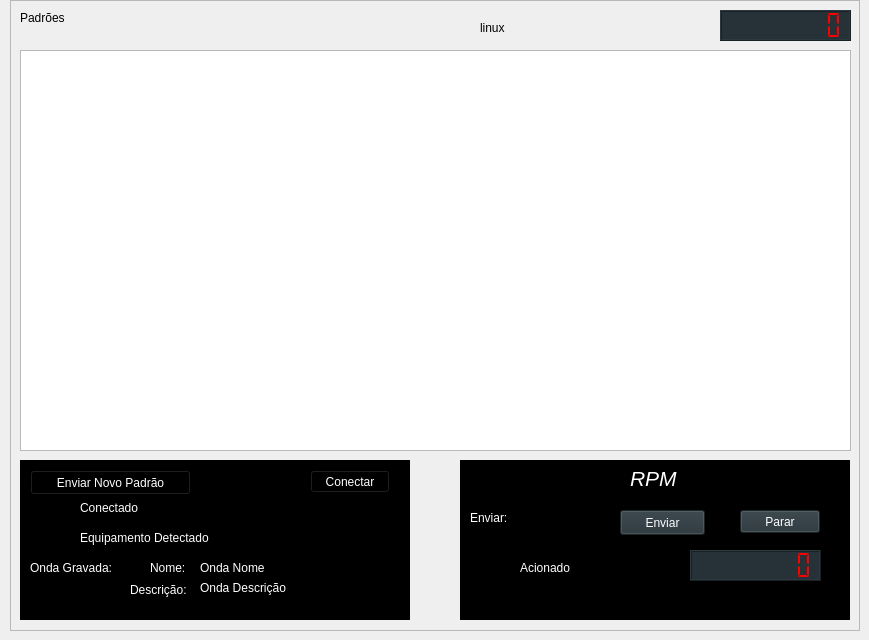
    <widget class="QWidget" name="tabPrincipal">
     <attribute name="title">
      <string>Principal</string>
     </attribute>
     <widget class="QFrame" name="frame">
      <property name="enabled">
       <bool>true</bool>
      </property>
      <property name="geometry">
       <rect>
        <x>10</x>
        <y>0</y>
        <width>850</width>
        <height>631</height>
       </rect>
      </property>
      <property name="sizePolicy">
       <sizepolicy hsizetype="Expanding" vsizetype="Expanding">
        <horstretch>0</horstretch>
        <verstretch>0</verstretch>
       </sizepolicy>
      </property>
      <property name="styleSheet">
       <string notr="true"/>
      </property>
      <property name="frameShape">
       <enum>QFrame::StyledPanel</enum>
      </property>
      <property name="frameShadow">
       <enum>QFrame::Raised</enum>
      </property>
      <widget class="QLabel" name="label">
       <property name="geometry">
        <rect>
         <x>10</x>
         <y>10</y>
         <width>71</width>
         <height>16</height>
        </rect>
       </property>
       <property name="text">
        <string>Padrões </string>
       </property>
      </widget>
      <widget class="QLCDNumber" name="lcdTime">
       <property name="geometry">
        <rect>
         <x>710</x>
         <y>10</y>
         <width>131</width>
         <height>31</height>
        </rect>
       </property>
       <property name="palette">
        <palette>
         <active>
          <colorrole role="WindowText">
           <brush brushstyle="SolidPattern">
            <color alpha="255">
             <red>255</red>
             <green>0</green>
             <blue>0</blue>
            </color>
           </brush>
          </colorrole>
          <colorrole role="Button">
           <brush brushstyle="SolidPattern">
            <color alpha="255">
             <red>38</red>
             <green>50</green>
             <blue>56</blue>
            </color>
           </brush>
          </colorrole>
          <colorrole role="Text">
           <brush brushstyle="SolidPattern">
            <color alpha="255">
             <red>255</red>
             <green>0</green>
             <blue>0</blue>
            </color>
           </brush>
          </colorrole>
          <colorrole role="ButtonText">
           <brush brushstyle="SolidPattern">
            <color alpha="255">
             <red>255</red>
             <green>0</green>
             <blue>0</blue>
            </color>
           </brush>
          </colorrole>
          <colorrole role="Base">
           <brush brushstyle="SolidPattern">
            <color alpha="255">
             <red>38</red>
             <green>50</green>
             <blue>56</blue>
            </color>
           </brush>
          </colorrole>
          <colorrole role="Window">
           <brush brushstyle="SolidPattern">
            <color alpha="255">
             <red>38</red>
             <green>50</green>
             <blue>56</blue>
            </color>
           </brush>
          </colorrole>
          <colorrole role="PlaceholderText">
           <brush brushstyle="NoBrush">
            <color alpha="128">
             <red>255</red>
             <green>0</green>
             <blue>0</blue>
            </color>
           </brush>
          </colorrole>
         </active>
         <inactive>
          <colorrole role="WindowText">
           <brush brushstyle="SolidPattern">
            <color alpha="255">
             <red>255</red>
             <green>0</green>
             <blue>0</blue>
            </color>
           </brush>
          </colorrole>
          <colorrole role="Button">
           <brush brushstyle="SolidPattern">
            <color alpha="255">
             <red>38</red>
             <green>50</green>
             <blue>56</blue>
            </color>
           </brush>
          </colorrole>
          <colorrole role="Text">
           <brush brushstyle="SolidPattern">
            <color alpha="255">
             <red>255</red>
             <green>0</green>
             <blue>0</blue>
            </color>
           </brush>
          </colorrole>
          <colorrole role="ButtonText">
           <brush brushstyle="SolidPattern">
            <color alpha="255">
             <red>255</red>
             <green>0</green>
             <blue>0</blue>
            </color>
           </brush>
          </colorrole>
          <colorrole role="Base">
           <brush brushstyle="SolidPattern">
            <color alpha="255">
             <red>38</red>
             <green>50</green>
             <blue>56</blue>
            </color>
           </brush>
          </colorrole>
          <colorrole role="Window">
           <brush brushstyle="SolidPattern">
            <color alpha="255">
             <red>38</red>
             <green>50</green>
             <blue>56</blue>
            </color>
           </brush>
          </colorrole>
          <colorrole role="PlaceholderText">
           <brush brushstyle="NoBrush">
            <color alpha="128">
             <red>255</red>
             <green>0</green>
             <blue>0</blue>
            </color>
           </brush>
          </colorrole>
         </inactive>
         <disabled>
          <colorrole role="WindowText">
           <brush brushstyle="SolidPattern">
            <color alpha="255">
             <red>255</red>
             <green>0</green>
             <blue>0</blue>
            </color>
           </brush>
          </colorrole>
          <colorrole role="Button">
           <brush brushstyle="SolidPattern">
            <color alpha="255">
             <red>38</red>
             <green>50</green>
             <blue>56</blue>
            </color>
           </brush>
          </colorrole>
          <colorrole role="Text">
           <brush brushstyle="SolidPattern">
            <color alpha="255">
             <red>255</red>
             <green>0</green>
             <blue>0</blue>
            </color>
           </brush>
          </colorrole>
          <colorrole role="ButtonText">
           <brush brushstyle="SolidPattern">
            <color alpha="255">
             <red>255</red>
             <green>0</green>
             <blue>0</blue>
            </color>
           </brush>
          </colorrole>
          <colorrole role="Base">
           <brush brushstyle="SolidPattern">
            <color alpha="255">
             <red>38</red>
             <green>50</green>
             <blue>56</blue>
            </color>
           </brush>
          </colorrole>
          <colorrole role="Window">
           <brush brushstyle="SolidPattern">
            <color alpha="255">
             <red>38</red>
             <green>50</green>
             <blue>56</blue>
            </color>
           </brush>
          </colorrole>
          <colorrole role="PlaceholderText">
           <brush brushstyle="NoBrush">
            <color alpha="128">
             <red>255</red>
             <green>0</green>
             <blue>0</blue>
            </color>
           </brush>
          </colorrole>
         </disabled>
        </palette>
       </property>
       <property name="font">
        <font>
         <weight>50</weight>
         <bold>false</bold>
        </font>
       </property>
       <property name="styleSheet">
        <string notr="true">border-color: rgb(195, 195, 195);
color: rgb(255, 0, 0);
background-color: rgb(38, 50, 56);</string>
       </property>
       <property name="digitCount">
        <number>8</number>
       </property>
       <property name="segmentStyle">
        <enum>QLCDNumber::Flat</enum>
       </property>
      </widget>
      <widget class="QTableView" name="tableChoose">
       <property name="geometry">
        <rect>
         <x>10</x>
         <y>50</y>
         <width>831</width>
         <height>401</height>
        </rect>
       </property>
       <property name="sizePolicy">
        <sizepolicy hsizetype="Fixed" vsizetype="Fixed">
         <horstretch>0</horstretch>
         <verstretch>0</verstretch>
        </sizepolicy>
       </property>
       <property name="styleSheet">
        <string notr="true"/>
       </property>
       <property name="alternatingRowColors">
        <bool>true</bool>
       </property>
      </widget>
      <widget class="QFrame" name="frame_13">
       <property name="geometry">
        <rect>
         <x>10</x>
         <y>460</y>
         <width>390</width>
         <height>160</height>
        </rect>
       </property>
       <property name="styleSheet">
        <string notr="true">background-color: rgb(0, 0, 0);
color: rgb(255, 255, 255);</string>
       </property>
       <property name="frameShape">
        <enum>QFrame::WinPanel</enum>
       </property>
       <property name="frameShadow">
        <enum>QFrame::Raised</enum>
       </property>
       <widget class="QLabel" name="lbl_onda_nome">
        <property name="geometry">
         <rect>
          <x>180</x>
          <y>100</y>
          <width>201</width>
          <height>16</height>
         </rect>
        </property>
        <property name="styleSheet">
         <string notr="true">color: rgb(255, 255, 255);</string>
        </property>
        <property name="text">
         <string>Onda Nome</string>
        </property>
       </widget>
       <widget class="QLabel" name="lbl_onda_desc">
        <property name="geometry">
         <rect>
          <x>180</x>
          <y>120</y>
          <width>200</width>
          <height>16</height>
         </rect>
        </property>
        <property name="styleSheet">
         <string notr="true">color: rgb(255, 255, 255);</string>
        </property>
        <property name="text">
         <string>Onda Descrição</string>
        </property>
       </widget>
       <widget class="QLabel" name="label_33">
        <property name="geometry">
         <rect>
          <x>110</x>
          <y>120</y>
          <width>61</width>
          <height>20</height>
         </rect>
        </property>
        <property name="styleSheet">
         <string notr="true">color: rgb(255, 255, 255);</string>
        </property>
        <property name="text">
         <string>Descrição:</string>
        </property>
       </widget>
       <widget class="QLabel" name="label_32">
        <property name="geometry">
         <rect>
          <x>130</x>
          <y>100</y>
          <width>41</width>
          <height>16</height>
         </rect>
        </property>
        <property name="styleSheet">
         <string notr="true">color: rgb(255, 255, 255);</string>
        </property>
        <property name="text">
         <string>Nome:</string>
        </property>
       </widget>
       <widget class="QLabel" name="lbl_conected">
        <property name="geometry">
         <rect>
          <x>60</x>
          <y>40</y>
          <width>71</width>
          <height>16</height>
         </rect>
        </property>
        <property name="styleSheet">
         <string notr="true">color: rgb(255, 255, 255);</string>
        </property>
        <property name="text">
         <string>Conectado</string>
        </property>
       </widget>
       <widget class="QLabel" name="label_led_connected_2">
        <property name="enabled">
         <bool>true</bool>
        </property>
        <property name="geometry">
         <rect>
          <x>10</x>
          <y>40</y>
          <width>21</width>
          <height>20</height>
         </rect>
        </property>
        <property name="text">
         <string/>
        </property>
        <property name="pixmap">
         <pixmap>icons/blue-led-on.png</pixmap>
        </property>
        <property name="scaledContents">
         <bool>true</bool>
        </property>
       </widget>
       <widget class="QLabel" name="label_led_connected">
        <property name="enabled">
         <bool>true</bool>
        </property>
        <property name="geometry">
         <rect>
          <x>10</x>
          <y>40</y>
          <width>21</width>
          <height>20</height>
         </rect>
        </property>
        <property name="text">
         <string/>
        </property>
        <property name="pixmap">
         <pixmap>icons/black-led-on.png</pixmap>
        </property>
        <property name="scaledContents">
         <bool>true</bool>
        </property>
       </widget>
       <widget class="QLabel" name="lbl_device">
        <property name="geometry">
         <rect>
          <x>60</x>
          <y>70</y>
          <width>151</width>
          <height>16</height>
         </rect>
        </property>
        <property name="styleSheet">
         <string notr="true">color: rgb(255, 255, 255);</string>
        </property>
        <property name="text">
         <string>Equipamento Detectado</string>
        </property>
       </widget>
       <widget class="QLabel" name="label_led_equip_2">
        <property name="enabled">
         <bool>true</bool>
        </property>
        <property name="geometry">
         <rect>
          <x>10</x>
          <y>70</y>
          <width>21</width>
          <height>20</height>
         </rect>
        </property>
        <property name="text">
         <string/>
        </property>
        <property name="pixmap">
         <pixmap>icons/green-led-on.png</pixmap>
        </property>
        <property name="scaledContents">
         <bool>true</bool>
        </property>
       </widget>
       <widget class="QLabel" name="label_led_equip">
        <property name="enabled">
         <bool>true</bool>
        </property>
        <property name="geometry">
         <rect>
          <x>10</x>
          <y>70</y>
          <width>21</width>
          <height>20</height>
         </rect>
        </property>
        <property name="text">
         <string/>
        </property>
        <property name="pixmap">
         <pixmap>icons/black-led-on.png</pixmap>
        </property>
        <property name="scaledContents">
         <bool>true</bool>
        </property>
       </widget>
       <widget class="QLabel" name="label_23">
        <property name="geometry">
         <rect>
          <x>10</x>
          <y>100</y>
          <width>91</width>
          <height>16</height>
         </rect>
        </property>
        <property name="styleSheet">
         <string notr="true">color: rgb(255, 255, 255);</string>
        </property>
        <property name="text">
         <string>Onda Gravada:  </string>
        </property>
       </widget>
       <widget class="QPushButton" name="btn_nw_send">
        <property name="geometry">
         <rect>
          <x>10</x>
          <y>10</y>
          <width>161</width>
          <height>25</height>
         </rect>
        </property>
        <property name="text">
         <string>Enviar Novo Padrão</string>
        </property>
       </widget>
       <widget class="QPushButton" name="btnConnect">
        <property name="geometry">
         <rect>
          <x>290</x>
          <y>10</y>
          <width>80</width>
          <height>23</height>
         </rect>
        </property>
        <property name="styleSheet">
         <string notr="true"/>
        </property>
        <property name="text">
         <string>Conectar</string>
        </property>
        <property name="flat">
         <bool>false</bool>
        </property>
       </widget>
       <zorder>lbl_onda_nome</zorder>
       <zorder>lbl_onda_desc</zorder>
       <zorder>label_33</zorder>
       <zorder>label_32</zorder>
       <zorder>lbl_conected</zorder>
       <zorder>label_led_connected</zorder>
       <zorder>label_led_connected_2</zorder>
       <zorder>lbl_device</zorder>
       <zorder>label_led_equip</zorder>
       <zorder>label_led_equip_2</zorder>
       <zorder>label_23</zorder>
       <zorder>btn_nw_send</zorder>
       <zorder>btnConnect</zorder>
      </widget>
      <widget class="QFrame" name="frame_14">
       <property name="geometry">
        <rect>
         <x>450</x>
         <y>460</y>
         <width>390</width>
         <height>160</height>
        </rect>
       </property>
       <property name="autoFillBackground">
        <bool>false</bool>
       </property>
       <property name="styleSheet">
        <string notr="true">background-color: rgb(0, 0, 0);
color: rgb(255, 255, 255);
</string>
       </property>
       <property name="frameShape">
        <enum>QFrame::Box</enum>
       </property>
       <property name="frameShadow">
        <enum>QFrame::Raised</enum>
       </property>
       <property name="lineWidth">
        <number>5</number>
       </property>
       <widget class="QLCDNumber" name="lcdRpm">
        <property name="geometry">
         <rect>
          <x>230</x>
          <y>90</y>
          <width>131</width>
          <height>31</height>
         </rect>
        </property>
        <property name="palette">
         <palette>
          <active>
           <colorrole role="WindowText">
            <brush brushstyle="SolidPattern">
             <color alpha="255">
              <red>255</red>
              <green>0</green>
              <blue>0</blue>
             </color>
            </brush>
           </colorrole>
           <colorrole role="Button">
            <brush brushstyle="SolidPattern">
             <color alpha="255">
              <red>38</red>
              <green>50</green>
              <blue>56</blue>
             </color>
            </brush>
           </colorrole>
           <colorrole role="Text">
            <brush brushstyle="SolidPattern">
             <color alpha="255">
              <red>255</red>
              <green>0</green>
              <blue>0</blue>
             </color>
            </brush>
           </colorrole>
           <colorrole role="ButtonText">
            <brush brushstyle="SolidPattern">
             <color alpha="255">
              <red>255</red>
              <green>0</green>
              <blue>0</blue>
             </color>
            </brush>
           </colorrole>
           <colorrole role="Base">
            <brush brushstyle="SolidPattern">
             <color alpha="255">
              <red>38</red>
              <green>50</green>
              <blue>56</blue>
             </color>
            </brush>
           </colorrole>
           <colorrole role="Window">
            <brush brushstyle="SolidPattern">
             <color alpha="255">
              <red>38</red>
              <green>50</green>
              <blue>56</blue>
             </color>
            </brush>
           </colorrole>
           <colorrole role="PlaceholderText">
            <brush brushstyle="NoBrush">
             <color alpha="128">
              <red>255</red>
              <green>0</green>
              <blue>0</blue>
             </color>
            </brush>
           </colorrole>
          </active>
          <inactive>
           <colorrole role="WindowText">
            <brush brushstyle="SolidPattern">
             <color alpha="255">
              <red>255</red>
              <green>0</green>
              <blue>0</blue>
             </color>
            </brush>
           </colorrole>
           <colorrole role="Button">
            <brush brushstyle="SolidPattern">
             <color alpha="255">
              <red>38</red>
              <green>50</green>
              <blue>56</blue>
             </color>
            </brush>
           </colorrole>
           <colorrole role="Text">
            <brush brushstyle="SolidPattern">
             <color alpha="255">
              <red>255</red>
              <green>0</green>
              <blue>0</blue>
             </color>
            </brush>
           </colorrole>
           <colorrole role="ButtonText">
            <brush brushstyle="SolidPattern">
             <color alpha="255">
              <red>255</red>
              <green>0</green>
              <blue>0</blue>
             </color>
            </brush>
           </colorrole>
           <colorrole role="Base">
            <brush brushstyle="SolidPattern">
             <color alpha="255">
              <red>38</red>
              <green>50</green>
              <blue>56</blue>
             </color>
            </brush>
           </colorrole>
           <colorrole role="Window">
            <brush brushstyle="SolidPattern">
             <color alpha="255">
              <red>38</red>
              <green>50</green>
              <blue>56</blue>
             </color>
            </brush>
           </colorrole>
           <colorrole role="PlaceholderText">
            <brush brushstyle="NoBrush">
             <color alpha="128">
              <red>255</red>
              <green>0</green>
              <blue>0</blue>
             </color>
            </brush>
           </colorrole>
          </inactive>
          <disabled>
           <colorrole role="WindowText">
            <brush brushstyle="SolidPattern">
             <color alpha="255">
              <red>255</red>
              <green>0</green>
              <blue>0</blue>
             </color>
            </brush>
           </colorrole>
           <colorrole role="Button">
            <brush brushstyle="SolidPattern">
             <color alpha="255">
              <red>38</red>
              <green>50</green>
              <blue>56</blue>
             </color>
            </brush>
           </colorrole>
           <colorrole role="Text">
            <brush brushstyle="SolidPattern">
             <color alpha="255">
              <red>255</red>
              <green>0</green>
              <blue>0</blue>
             </color>
            </brush>
           </colorrole>
           <colorrole role="ButtonText">
            <brush brushstyle="SolidPattern">
             <color alpha="255">
              <red>255</red>
              <green>0</green>
              <blue>0</blue>
             </color>
            </brush>
           </colorrole>
           <colorrole role="Base">
            <brush brushstyle="SolidPattern">
             <color alpha="255">
              <red>38</red>
              <green>50</green>
              <blue>56</blue>
             </color>
            </brush>
           </colorrole>
           <colorrole role="Window">
            <brush brushstyle="SolidPattern">
             <color alpha="255">
              <red>38</red>
              <green>50</green>
              <blue>56</blue>
             </color>
            </brush>
           </colorrole>
           <colorrole role="PlaceholderText">
            <brush brushstyle="NoBrush">
             <color alpha="128">
              <red>255</red>
              <green>0</green>
              <blue>0</blue>
             </color>
            </brush>
           </colorrole>
          </disabled>
         </palette>
        </property>
        <property name="font">
         <font>
          <weight>50</weight>
          <bold>false</bold>
         </font>
        </property>
        <property name="styleSheet">
         <string notr="true">border-color: rgb(195, 195, 195);
color: rgb(255, 0, 0);
background-color: rgb(38, 50, 56);</string>
        </property>
        <property name="frameShape">
         <enum>QFrame::Box</enum>
        </property>
        <property name="digitCount">
         <number>8</number>
        </property>
        <property name="segmentStyle">
         <enum>QLCDNumber::Flat</enum>
        </property>
       </widget>
       <widget class="QLabel" name="lbl_conected_3">
        <property name="geometry">
         <rect>
          <x>60</x>
          <y>100</y>
          <width>71</width>
          <height>16</height>
         </rect>
        </property>
        <property name="styleSheet">
         <string notr="true">color: rgb(255, 255, 255);</string>
        </property>
        <property name="text">
         <string>Acionado</string>
        </property>
       </widget>
       <widget class="QLabel" name="label_led_stop">
        <property name="enabled">
         <bool>true</bool>
        </property>
        <property name="geometry">
         <rect>
          <x>20</x>
          <y>100</y>
          <width>21</width>
          <height>20</height>
         </rect>
        </property>
        <property name="text">
         <string/>
        </property>
        <property name="pixmap">
         <pixmap>icons/led-red-on.png</pixmap>
        </property>
        <property name="scaledContents">
         <bool>true</bool>
        </property>
       </widget>
       <widget class="QLabel" name="label_led_go">
        <property name="enabled">
         <bool>true</bool>
        </property>
        <property name="geometry">
         <rect>
          <x>20</x>
          <y>100</y>
          <width>21</width>
          <height>20</height>
         </rect>
        </property>
        <property name="text">
         <string/>
        </property>
        <property name="pixmap">
         <pixmap>icons/black-led-on.png</pixmap>
        </property>
        <property name="scaledContents">
         <bool>true</bool>
        </property>
       </widget>
       <widget class="QPushButton" name="btnStopGo">
        <property name="geometry">
         <rect>
          <x>280</x>
          <y>50</y>
          <width>80</width>
          <height>23</height>
         </rect>
        </property>
        <property name="sizePolicy">
         <sizepolicy hsizetype="Fixed" vsizetype="Fixed">
          <horstretch>0</horstretch>
          <verstretch>0</verstretch>
         </sizepolicy>
        </property>
        <property name="styleSheet">
         <string notr="true">color: rgb(255, 255, 255);
background-color: rgb(38, 50, 56);</string>
        </property>
        <property name="text">
         <string>Parar</string>
        </property>
       </widget>
       <widget class="QPushButton" name="btn_new_rpm">
        <property name="geometry">
         <rect>
          <x>160</x>
          <y>50</y>
          <width>85</width>
          <height>25</height>
         </rect>
        </property>
        <property name="styleSheet">
         <string notr="true">color: rgb(255, 255, 255);
background-color: rgb(38, 50, 56);</string>
        </property>
        <property name="text">
         <string>Enviar</string>
        </property>
       </widget>
       <widget class="QLabel" name="lbl_conected_2">
        <property name="geometry">
         <rect>
          <x>10</x>
          <y>50</y>
          <width>41</width>
          <height>16</height>
         </rect>
        </property>
        <property name="styleSheet">
         <string notr="true">color: rgb(255, 255, 255);</string>
        </property>
        <property name="text">
         <string>Enviar:</string>
        </property>
       </widget>
       <widget class="QLineEdit" name="line_new_rpm">
        <property name="geometry">
         <rect>
          <x>60</x>
          <y>50</y>
          <width>61</width>
          <height>25</height>
         </rect>
        </property>
        <property name="layoutDirection">
         <enum>Qt::LeftToRight</enum>
        </property>
        <property name="styleSheet">
         <string notr="true">border-color: rgb(166, 166, 166);</string>
        </property>
        <property name="inputMask">
         <string>99999</string>
        </property>
        <property name="alignment">
         <set>Qt::AlignCenter</set>
        </property>
       </widget>
       <widget class="QLabel" name="label_46">
        <property name="geometry">
         <rect>
          <x>170</x>
          <y>10</y>
          <width>51</width>
          <height>16</height>
         </rect>
        </property>
        <property name="font">
         <font>
          <pointsize>16</pointsize>
          <italic>true</italic>
         </font>
        </property>
        <property name="text">
         <string>RPM</string>
        </property>
       </widget>
       <zorder>lcdRpm</zorder>
       <zorder>lbl_conected_3</zorder>
       <zorder>label_led_go</zorder>
       <zorder>label_led_stop</zorder>
       <zorder>btnStopGo</zorder>
       <zorder>btn_new_rpm</zorder>
       <zorder>lbl_conected_2</zorder>
       <zorder>line_new_rpm</zorder>
       <zorder>label_46</zorder>
      </widget>
      <widget class="QLabel" name="label_47">
       <property name="geometry">
        <rect>
         <x>470</x>
         <y>20</y>
         <width>71</width>
         <height>16</height>
        </rect>
       </property>
       <property name="text">
        <string>linux</string>
       </property>
      </widget>
     </widget>
    </widget>
